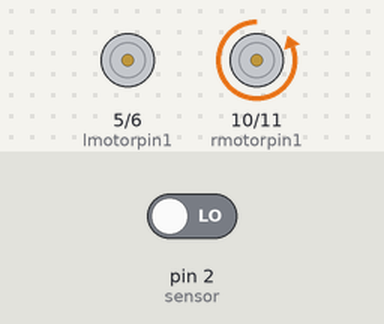
A sketch run on a simulated Arduino Uno, built with avr-gcc and run on an emulated ATmega328P. Shown: motor-driver pin pairs drawn as motors (green arrow = first pin HIGH = forward, orange = second pin HIGH = backward, longer = more drive). The inputs (shaded band) are chosen by the test bench; at power-on: pin 2 (sensor) LOW.

Above: at 1.2 s.
1.3 s: pin 2 (sensor) driven HIGH
At 2.3 s:
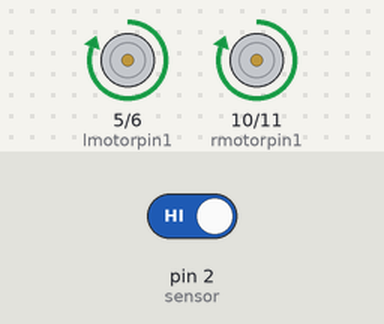
2.8 s: pin 2 (sensor) driven LOW
At 3.4 s:
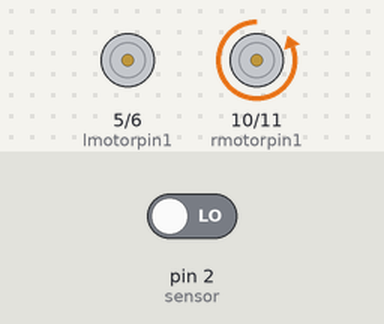
Timing chart, 0 to 5.8 s (numbered marks = the images above; inputs shaded):
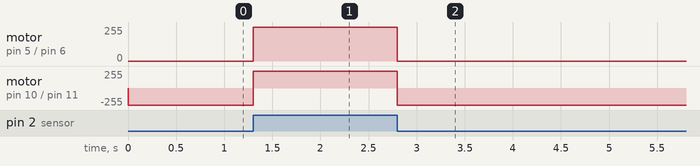

Measured:
- after the input at 1.3 s, motor on pin 5 (lmotorpin1) / pin 6 (lmotorpin2): stopped → forward 255/255 at once; motor on pin 10 (rmotorpin1) / pin 11 (rmotorpin2): backward 255/255 → forward 255/255 at once
- after the input at 2.8 s, motor on pin 5 (lmotorpin1) / pin 6 (lmotorpin2): forward 255/255 → stopped at once; motor on pin 10 (rmotorpin1) / pin 11 (rmotorpin2): forward 255/255 → backward 255/255 at once

The sketch:

IR_sensor.ino
```cpp
int lmotorpin1=5;
int lmotorpin2=6;
int rmotorpin1=10;
int rmotorpin2=11;
int sensor=2;
int sensorstate=0;

void setup(){
  pinMode(sensor,INPUT);
  pinMode(lmotorpin1,OUTPUT);
  pinMode(lmotorpin2,OUTPUT);
  pinMode(rmotorpin1,OUTPUT);
  pinMode(rmotorpin2,OUTPUT);
}

void loop(){
  sensorstate=digitalRead(sensor);
  if(sensorstate==HIGH){
    digitalWrite(lmotorpin1,HIGH);
    digitalWrite(lmotorpin2,LOW);
    digitalWrite(rmotorpin1,HIGH);
    digitalWrite(rmotorpin2,LOW);
  }
  else {
    digitalWrite(rmotorpin1,LOW);
    digitalWrite(rmotorpin2,HIGH);
    digitalWrite(lmotorpin1,LOW);
    digitalWrite(lmotorpin2,LOW);
  }
}
```
